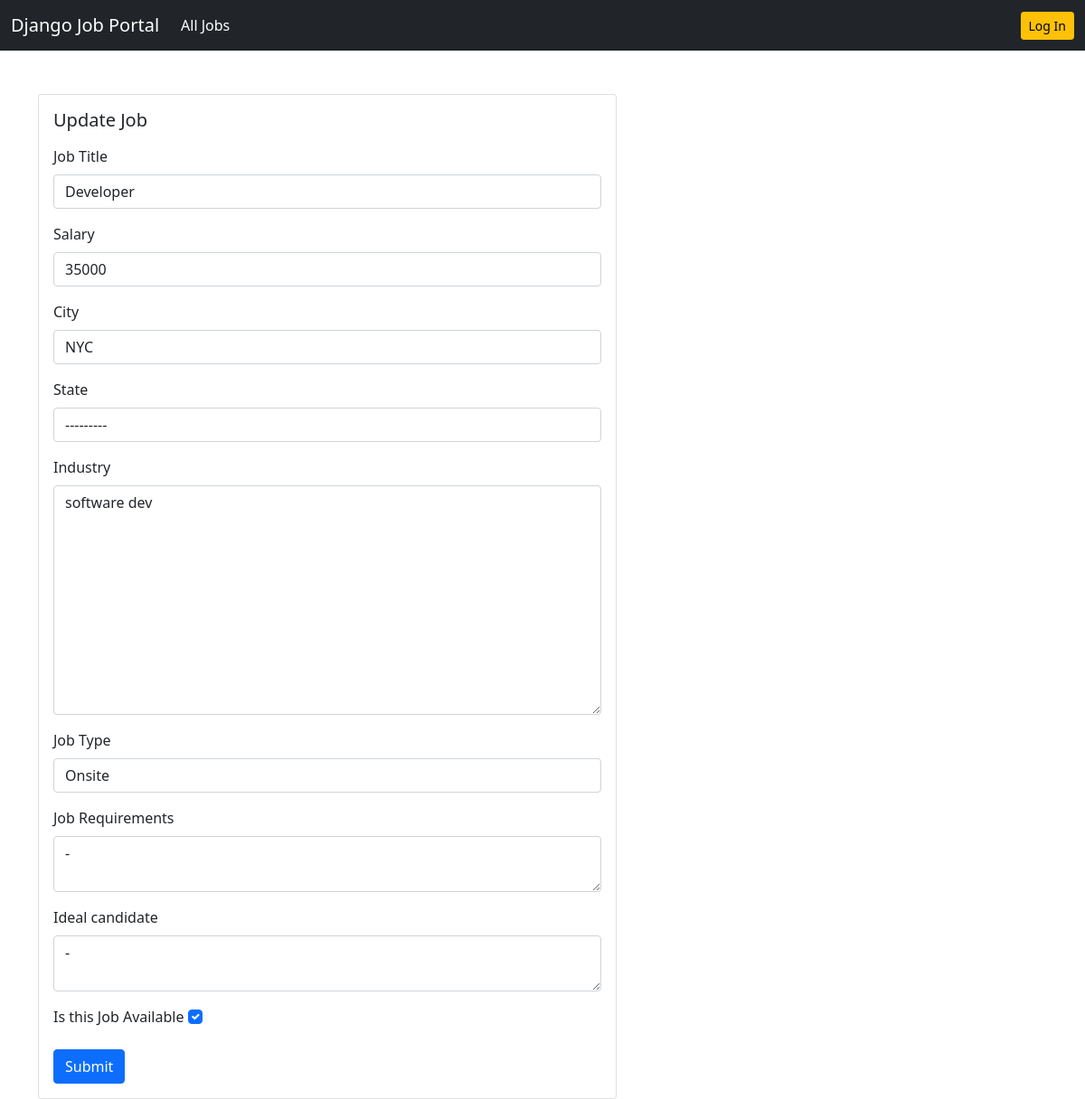
Page /job/update-job/1/ on the committed database.
### job/models.py (models this page shows, shortened)
class Job(models.Model):
    job_type_choices = (
        ('Remote', 'Remote'),
        ('Onsite', 'Onsite'),
        ('Hybrid', 'Hybrid')
    )
    title_choices = (
        ('Developer', 'Developer'),
        ('Consultant','Consultant'),
        ('Analyst' , 'Analyst'),
        ('Manager' , 'Manager'),
        ('UI/UX' , 'UI/UX'),
        ('Human Resource' , 'Human Resource'),
        ('Operations' , 'Operations')
    )
    user = models.ForeignKey(User, on_delete=models.CASCADE)
    company = models.ForeignKey(Company, on_delete=models.CASCADE)
    title = models.CharField(max_length=100, choices = title_choices, null = True, blank = True)
    city = models.CharField(max_length=100)
    salary = models.PositiveIntegerField(default=35000)
    requirements = models.TextField()
    ideal_candidate = models.TextField()
    is_available = models.BooleanField(default=True)
    timestamp = models.DateTimeField(auto_now_add=True)
    industry = models.TextField(null = True, blank = True)
    state = models.ForeignKey(State, on_delete=models.DO_NOTHING, null=True, blank=True)
    job_type = models.CharField(max_length=20, choices=job_type_choices, null=True, blank=True)

### job/views.py (the view)
# urls.py: path('update-job/<int:pk>/',views.update_job,name='update-job'),
def update_job(request, pk):
    job = Job.objects.get(pk=pk)
    if request.method == 'POST':
        form = UpdateJobForm(request.POST, instance=job)
        if form.is_valid():
            form.save()
            applicants = Resume.objects.filter(title = job.title)
            for applicant in applicants:
                user = applicant.user
                Notif.objects.create(
                    user = user,
                    content = "There has been an update in the job offer for the role of <a href='/job-details/" + str(job.id) + "/'>" + str(job.title) + "</a> offered by" + str(job.company)
                )
                subject = 'There has been an update in the job'
                message = f'There has been an update in the job offer for the role of {job.title} offered by {job.company}'
                from_email = settings.EMAIL_HOST_USER
                recipient_list = [user.email]
                send_mail (subject , message , from_email , recipient_list)
            messages.info(request, 'Your job info is updated')
            return redirect('dashboard')
        else:
            messages.warning(request, 'Something went wrong')
    else:
        form = UpdateJobForm(instance=job)
        context = {'form':form}
        return render(request, 'job/update_job.html', context)

### job/forms.py
class UpdateJobForm(forms.ModelForm):
    class Meta:
        model = Job
        exclude = ('user', 'company')

### templates/job/update_job.html (shortened to what this page needs)
{% extends 'base.html' %}
{% load widget_tweaks %}
{% load humanize %}
{% block content %}
<div class="row">
    <div class="col-md-6">
        <div class="card mx-auto" style ="width: 40rem;">
            <div class="card-body">
                <h5 class="card-title mb-3">Update Job</h5>
                <form method="POST">
                    <div class="mb-3">
                        <label for="exampleInputEmail1" class="form-label">Job Title</label>
                        {% render_field form.title class="form-control" %}
                    </div>
                    <div class="mb-3">
                        <label for="exampleInputEmail1" class="form-label">Salary</label>
                        {% render_field form.salary class="form-control" %}
                    </div>
                    <div class="mb-3">
                        <label for="exampleInputEmail1" class="form-label">City</label>
                        {% render_field form.city class="form-control" %}
                    </div>
                    <div class="mb-3">
                        <label for="exampleInputEmail1" class="form-label">State</label>
                        {% render_field form.state class="form-control" %}
                    </div>
                    <div class="mb-3">
                        <label for="exampleInputEmail1" class="form-label">Industry</label>
                        {% render_field form.industry class="form-control" %}
                    </div>
                    <div class="mb-3">
                        <label for="exampleInputEmail1" class="form-label">Job Type</label>
                        {% render_field form.job_type class="form-control" %}
                    </div>
                    <div class="mb-3">
                        <label for="exampleInputEmail1" class="form-label">Job Requirements</label>
                        {% render_field form.requirements|attr:"rows:2" class="form-control" %}
                    </div>
                    <div class="mb-3">
                        <label for="exampleInputEmail1" class="form-label">Ideal candidate</label>
                        {% render_field form.ideal_candidate|attr:"rows:2" class="form-control" %}
                    </div>
                    <div class="mb-3">
                        <label for="exampleInputEmail1" class="form-label">Is this Job Available</label>
                        {% render_field form.is_available class="form-check-input" %}
                    </div>
                    <button type="submit" class = "btn btn-primary">Submit</button>
                </form>
            </div>
        </div>
    </div>
</div>
{% endblock content %}

### rows in the picture
Job: title "Developer", salary "35000", city "NYC", state "---------", industry "software dev", job_type "Onsite", requirements "-", ideal_candidate "-", is_available "☑"
